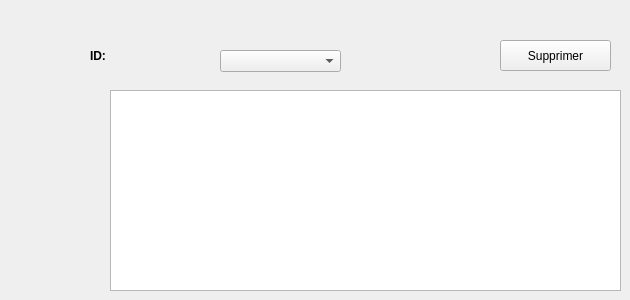
      <widget class="QWidget" name="supp_regionE">
       <attribute name="title">
        <string>supprimer</string>
       </attribute>
       <widget class="QPushButton" name="supp_region_E">
        <property name="geometry">
         <rect>
          <x>500</x>
          <y>40</y>
          <width>111</width>
          <height>31</height>
         </rect>
        </property>
        <property name="text">
         <string>Supprimer</string>
        </property>
       </widget>
       <widget class="QLabel" name="label_28">
        <property name="geometry">
         <rect>
          <x>90</x>
          <y>40</y>
          <width>141</width>
          <height>31</height>
         </rect>
        </property>
        <property name="font">
         <font>
          <weight>75</weight>
          <bold>true</bold>
         </font>
        </property>
        <property name="styleSheet">
         <string notr="true">&lt;font color-red&gt;</string>
        </property>
        <property name="text">
         <string>ID:</string>
        </property>
       </widget>
       <widget class="QTableView" name="supp_tab">
        <property name="geometry">
         <rect>
          <x>110</x>
          <y>90</y>
          <width>511</width>
          <height>201</height>
         </rect>
        </property>
        <property name="styleSheet">
         <string notr="true"/>
        </property>
       </widget>
       <widget class="QComboBox" name="sup_id_s">
        <property name="geometry">
         <rect>
          <x>220</x>
          <y>50</y>
          <width>121</width>
          <height>22</height>
         </rect>
        </property>
       </widget>
      </widget>
